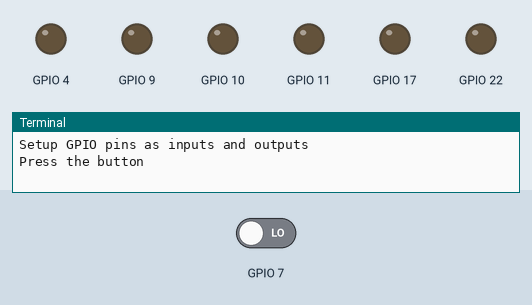
This program was run on a simulated Raspberry Pi (BCM pin numbers). On the bench: output pins drawn as LEDs (lit = HIGH), the last lines printed to the terminal. The inputs (shaded band) are chosen by the test bench; at power-on: GPIO 7 LOW.

Above: at 1.2 s.
1.3 s: GPIO 7 driven HIGH
At 1.7 s:
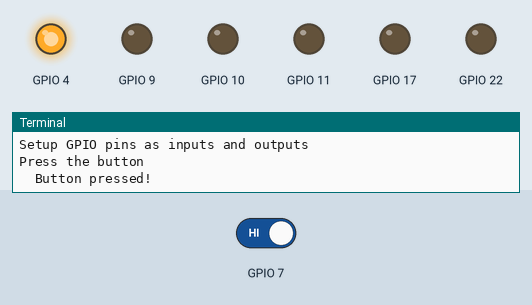
At 4.2 s:
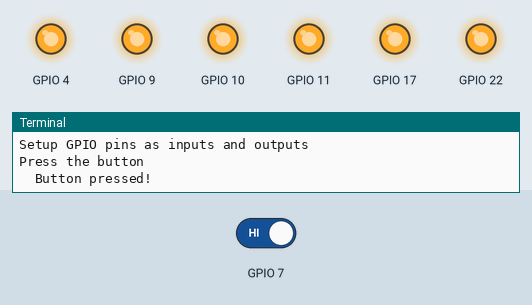
4.3 s: GPIO 7 driven LOW
At 7.2 s:
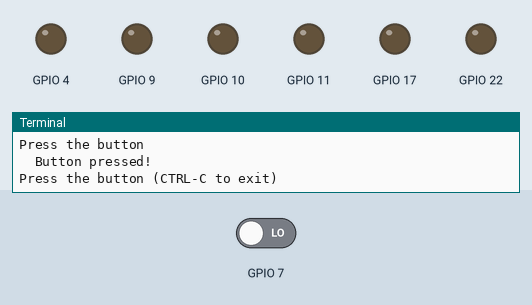
Timing chart, 0 to 8.7 s (numbered marks = the images above; inputs shaded):
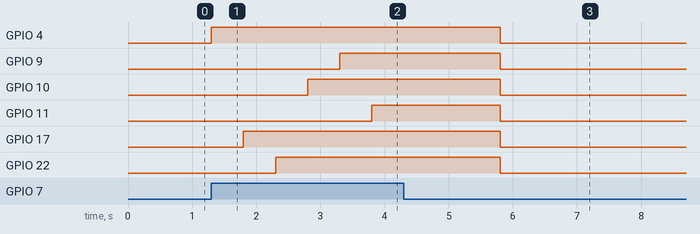

Measured:
- after the input at 1.3 s, GPIO 4: LOW → HIGH at once; GPIO 9: LOW → HIGH after 2.0 s; GPIO 10: LOW → HIGH after 1.5 s; GPIO 11: LOW → HIGH after 2.5 s; GPIO 17: LOW → HIGH after 0.50 s
- after the input at 4.3 s, GPIO 4: HIGH → LOW after 1.5 s; GPIO 9–11, GPIO 17, GPIO 22: goes on until 5.8 s, then stays LOW

The program:

berryclip_04.py
```python
#!/usr/bin/python
#--------------------------------------
#    ___                   ________
#   / _ )___ __________ __/ ___/ (_)__
#  / _  / -_) __/ __/ // / /__/ / / _ \
# /____/\__/_/ /_/  \_, /\___/_/_/ .__/
#                  /___/        /_/
#
#       BerryClip - 6 LED Board
#
# This script lights the 6 LEDs in sequence
# when the switch is pressed.
#
# Author : Matt Hawkins
# Date   : 12/11/2012
#
# http://www.raspberrypi-spy.co.uk/
#
#--------------------------------------

# Import required libraries
import RPi.GPIO as GPIO
import time

# Tell GPIO library to use GPIO references
GPIO.setmode(GPIO.BCM)

print "Setup GPIO pins as inputs and outputs"

# Set LED GPIO pins as outputs
GPIO.setup(4 , GPIO.OUT)
GPIO.setup(17, GPIO.OUT)
GPIO.setup(22, GPIO.OUT)
GPIO.setup(10, GPIO.OUT)
GPIO.setup(9 , GPIO.OUT)
GPIO.setup(11, GPIO.OUT)

# Set Switch GPIO as input
GPIO.setup(7 , GPIO.IN)

print "Press the button"

# Wrap main content in a try block so we can
# catch the user pressing CTRL-C and run the
# GPIO cleanup function. This will also prevent
# the user seeing lots of unnecessary error
# messages.
try:

  # Loop until users quits with CTRL-C
  while True :

    # Turn off LEDs
    GPIO.output(4 , False)
    GPIO.output(17, False)
    GPIO.output(22, False)
    GPIO.output(10, False)
    GPIO.output(9 , False)
    GPIO.output(11, False)

    if GPIO.input(7)==1:
      print "  Button pressed!"

      # Turn off LEDs
      GPIO.output(4 , False)
      GPIO.output(17, False)
      GPIO.output(22, False)
      GPIO.output(10, False)
      GPIO.output(9 , False)
      GPIO.output(11, False)

      # Turn on LEDs in sequence
      GPIO.output(4 , True)
      time.sleep(0.5)
      GPIO.output(17, True)
      time.sleep(0.5)
      GPIO.output(22, True)
      time.sleep(0.5)
      GPIO.output(10, True)
      time.sleep(0.5)
      GPIO.output(9 , True)
      time.sleep(0.5)
      GPIO.output(11, True)

      # Wait 2 seconds
      time.sleep(2)

      print "Press the button (CTRL-C to exit)"

except KeyboardInterrupt:
  # Reset GPIO settings
  GPIO.cleanup()
```
